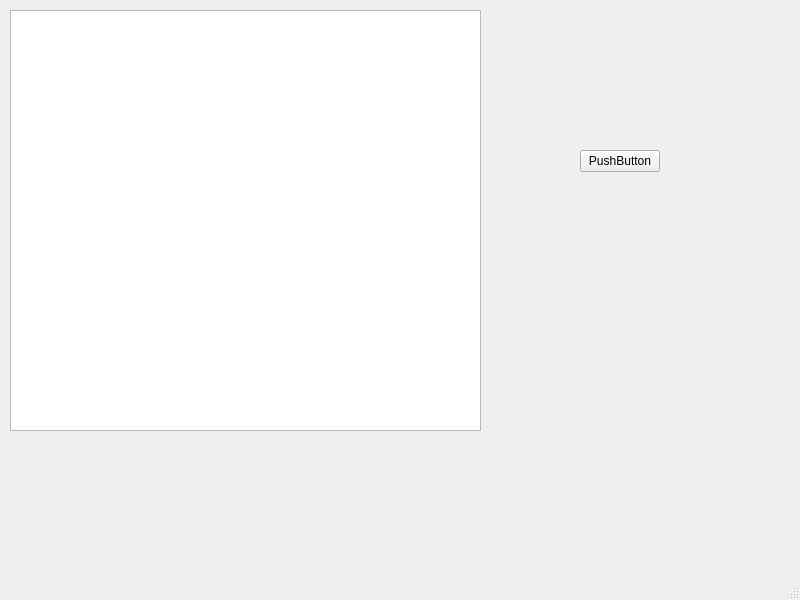
<?xml version="1.0" encoding="UTF-8"?>
<ui version="4.0">
 <class>MainWindow</class>
 <widget class="QMainWindow" name="MainWindow">
  <property name="geometry">
   <rect>
    <x>0</x>
    <y>0</y>
    <width>800</width>
    <height>600</height>
   </rect>
  </property>
  <property name="windowTitle">
   <string>MainWindow</string>
  </property>
  <widget class="QWidget" name="centralwidget">
   <widget class="QGraphicsView" name="graphicsView">
    <property name="geometry">
     <rect>
      <x>10</x>
      <y>10</y>
      <width>471</width>
      <height>421</height>
     </rect>
    </property>
   </widget>
   <widget class="QPushButton" name="btnSimular">
    <property name="geometry">
     <rect>
      <x>580</x>
      <y>150</y>
      <width>80</width>
      <height>22</height>
     </rect>
    </property>
    <property name="text">
     <string>PushButton</string>
    </property>
   </widget>
  </widget>
  <widget class="QMenuBar" name="menubar">
   <property name="geometry">
    <rect>
     <x>0</x>
     <y>0</y>
     <width>800</width>
     <height>21</height>
    </rect>
   </property>
  </widget>
  <widget class="QStatusBar" name="statusbar"/>
 </widget>
 <resources/>
 <connections/>
</ui>
